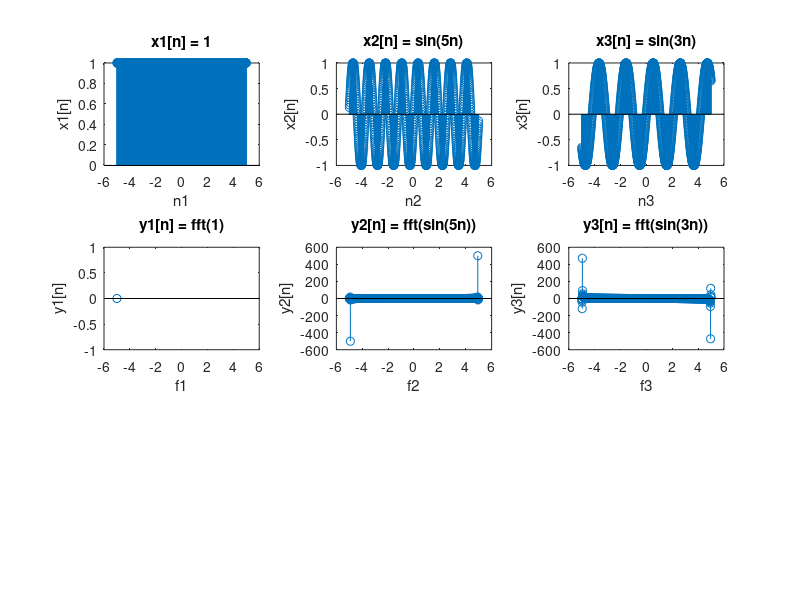

Write MATLAB code to recreate this figure.
%Q1 Kasra Hassani 9923107

%-------------------------------------------
%clearing and closing everythig from before
clc; clear; close all;
%-------------------------------------------

%-----------------x1[n] = 1-----------------
%setting up variables of x1[n]
n1 = -5 : 0.01 : 5 ;
x1 = n1./n1;
%-------------------------------------------
%plotting the x1[n]
figure('WindowState','maximized');
subplot(3,3,1);
stem(n1,x1);
title("x1[n] = 1");
xlabel("n1");
ylabel("x1[n]");
%-------------------------------------------

%--------------x2[n] = sin(5n)--------------
%setting up variables of x2[n]
n2 = -5 : 0.01 : 5 ;
omega = 5;
x2 = sin(omega.*n2);
%-------------------------------------------
%plotting the x2[n]
subplot(3,3,2);
stem(n2,x2);
title("x2[n] = sin(5n)");
xlabel("n2");
ylabel("x2[n]");
%-------------------------------------------

%--------------x3[n] = sin(3n)--------------
%setting up variables of x3[n]
n3 = -5 : 0.01 : 5 ;
omega = 3;
x3 = sin(omega.*n3);
%-------------------------------------------
%plotting the x3[n]
subplot(3,3,3);
stem(n3,x3);
title("x3[n] = sin(3n)");
xlabel("n3");
ylabel("x3[n]");
%-------------------------------------------

%----------------fft(x1[n])-----------------
y1 = fft(x1);
subplot(3,3,4);
stem(n1,real(y1));
stem(n1,imag(y1));
title("y1[n] = fft(1)");
xlabel("f1");
ylabel("y1[n]");
%--------------------------------------------


%----------------fft(x2[n])-----------------
y2 = fft(x2);
subplot(3,3,5);
stem(n2,real(y2));
stem(n2,imag(y2));
title("y2[n] = fft(sin(5n))");
xlabel("f2");
ylabel("y2[n]");
%--------------------------------------------

%----------------fft(x3[n])------------------
y3 = fft(x3);
subplot(3,3,6);
stem(n3,real(y3));
stem(n3,imag(y3));
title("y3[n] = fft(sin(3n))");
xlabel("f3");
ylabel("y3[n]");
%--------------------------------------------
